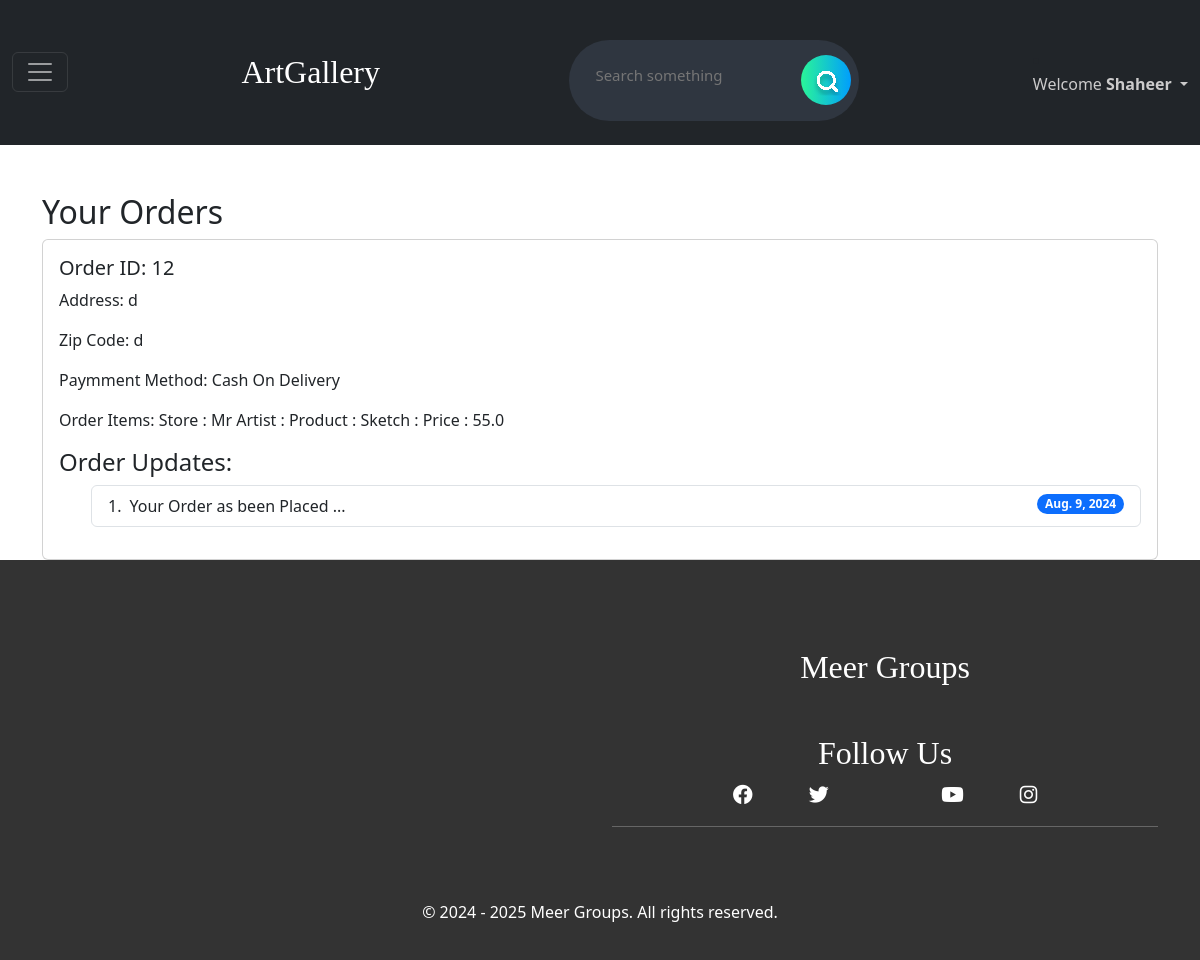
The page /tracker (signed in) on the database its author committed.
### Shop/models.py (models this page shows, shortened)
class CustomUser(AbstractBaseUser, PermissionsMixin):
    email = LowercaseEmailField(_('email address'), unique=True)
    name = models.CharField(max_length=255)
    is_staff = models.BooleanField(default=False)
    is_active = models.BooleanField(default=True)
    date_joined = models.DateTimeField(default=timezone.now)
    phone_regex = RegexValidator( regex = r'^\d{10}$',message = "phone number should exactly be in 10 digits")
    phone = models.CharField(max_length=255, validators=[phone_regex], blank = True, null=True)
    class Types(models.TextChoices):
        SELLER = "Seller", "SELLER"
        CUSTOMER = "Customer", "CUSTOMER"
    default_type = Types.CUSTOMER
    type = MultiSelectField(choices=Types.choices, default=[], null=True, blank=True)
    USERNAME_FIELD = 'email'
    REQUIRED_FIELDS = []
    objects = CustomUserManager()

class Order(models.Model):
    Order_id = models.AutoField(primary_key=True)
    item_json = models.CharField(max_length=10000)
    User = models.ForeignKey(CustomUser,on_delete=models.CASCADE)
    Address = models.CharField(max_length=100)
    Zip_Code = models.CharField(max_length=100)
    order_Method = models.BooleanField(default=False)

class order_update(models.Model):
    update_id = models.AutoField(primary_key=True)
    order = models.ForeignKey(Order, on_delete=models.CASCADE, related_name='order_updates')
    order_Status = models.CharField(max_length=1000)
    order_time = models.DateField(auto_now_add=True)

### Shop/views.py (the view)
# urls.py: path('tracker', views.tracker, name='track'),
def tracker(request):
    if request.user.is_authenticated:
        user_orders = Order.objects.filter(User=request.user).prefetch_related('order_updates')
        context = {
            'user_orders': user_orders,
        }
        return render(request, 'tracker.html', context)
    else:
        return redirect('login')

### Shop/templates/tracker.html (shortened to what this page needs)
{% extends 'basic.html' %}
{% block body %}
<div class="container mt-5">
    <h2>Your Orders</h2>
    <div id="orderCarousel" class="carousel slide" data-bs-ride="carousel">
        <div class="carousel-inner">
            {% for order in user_orders %}
            <div class="carousel-item {% if forloop.first %}active{% endif %}">
                <div class="card">
                    <div class="card-body">
                        <h5 class="card-title">Order ID: {{ order.Order_id }}</h5>
                        <p class="card-text">Address: {{ order.Address }}</p>
                        <p class="card-text">Zip Code: {{ order.Zip_Code }}</p>
                        <p class="card-text">Paymment Method: {% if order.order_Method %}Bank Transfer{% else %}Cash On
                            Delivery{% endif %}</p>
                        <p class="card-text">Order Items: {{ order.item_json }}</p>
                        <h4>Order Updates:</h4>
                        <ul>
                            <ol class="list-group list-group-numbered">
                                {% for update in order.order_updates.all %}
                                <li class="list-group-item d-flex justify-content-between align-items-start">
                                    <div class="ms-2 me-auto">
                                        {{ update.order_Status }}
                                    </div>
                                    <span class="badge text-bg-primary rounded-pill">{{ update.order_time }}</span>
                                </li>
                                {% endfor %}
                            </ol>
                        </ul>
                    </div>
                </div>
            </div>
            {% endfor %}
        </div>
        <button class="carousel-control-prev" type="button" data-bs-target="#orderCarousel" data-bs-slide="prev">
            <span class="carousel-control-prev-icon" aria-hidden="true"></span>
        </button>
        <button class="carousel-control-next" type="button" data-bs-target="#orderCarousel" data-bs-slide="next">
            <span class="carousel-control-next-icon" aria-hidden="true"></span>
        </button>
    </div>
</div>
{% endblock %}

### Shop/templates/basic.html (shortened to what this page needs)
{% load static%}
<!doctype html>
<html lang="en">
<head>
  <link href="https://cdn.jsdelivr.net/npm/bootstrap@5.3.2/dist/css/bootstrap.min.css" rel="stylesheet"
>
  <link rel="stylesheet" href="https://cdnjs.cloudflare.com/ajax/libs/font-awesome/6.0.0/css/all.min.css">
  <link rel="stylesheet" href="static/basic.css">
</head>
<body class="loading">
  <nav class="navbar navbar-dark bg-dark py-4">
    <div class="container-fluid">
      <button class="navbar-toggler" type="button" data-bs-toggle="offcanvas" data-bs-target="#offcanvasDarkNavbar"
        aria-controls="offcanvasDarkNavbar" aria-label="Toggle navigation">
        <span class="navbar-toggler-icon"></span>
      </button>
      <a class="navbar-brand heading" href="/">ArtGallery</a>
      <form class="d-flex mt-3" role="search" method="search" action="/search">
        <div class="searchBox">
          <input class="searchInput" type="search" name="query" id="query" placeholder="Search something">
          <button class="searchButton" type="submit">
          </button>
        </div>
      </form>
      {% if user.is_authenticated %}
      <li class="nav-item dropdown">
        <a class="nav-link dropdown-toggle" href="#" role="button" data-bs-toggle="dropdown" aria-expanded="false"
          style="color: #cccbcb;">
          Welcome <b>{{request.user.name}}</b>
        </a>
      </li>
      {% else %}
      <button onclick="openModal('authModal')">Login</button>
      {% endif %}
    </div>
  </nav>
  {% block body %}{% endblock %}
  <footer>
    <div class="container">
      <div class="row">
        <div class="col-md-6">
          <div id="map">
          </div>
        </div>
        <div class="col-md-6 social-links">
          <h4 class="heading mt-5">Meer Groups</h4>
          <h3 class="heading mt-5">Follow Us</h3>
          <a href="https://www.facebook.com/yourpage" target="_blank" title="Shaheer Ul Islam"><i
              class="fab fa-facebook mx-3"></i></a>
          <a href="https://www.facebook.com/yourpage" target="_blank" title="Shaheer Ul Islam"><i
              class="fab fa-twitter mx-3"></i></a>
          <a href="https://www.facebook.com/yourpage" target="_blank" title="Shaheer Ul Islam"></a>
          <a href="https://www.facebook.com/yourpage" target="_blank" title="Shaheer Ul Islam"><i
              class="fab fa-youtube mx-3"></i></a>
          <a href="https://www.facebook.com/yourpage" target="_blank" title="Shaheer Ul Islam"><i
              class="fab fa-instagram mx-3"></i></a>
          <hr>
        </div>
      </div>
      <p>&copy; 2024 - 2025 Meer Groups. All rights reserved.</p>
    </div>
  </footer>
</body>
</html>

### static/basic.css (style rules this page uses)
.searchBox { display: flex; max-width: 290px; align-items: center; justify-content: space-between; gap: 8px; background: #2f3640; border-radius: 50px; position: relative; }
.searchButton { color: white; position: absolute; right: 8px; width: 50px; height: 50px; border-radius: 50%; background: var(--gradient-2, linear-gradient(90deg, #2AF598 0%, #009EFD 100%)); border: 0; display: inline-block; transition: all 300ms cubic-bezier(.23, 1, 0.32, 1); }
.searchInput { border: none; background: none; outline: none; color: white; font-size: 15px; padding: 24px 46px 24px 26px; }
.navbar { position: unset; }
.heading { font-family: 'Press Start 2P'; font-size: xx-large; }
footer { background-color: #333; color: #fff; padding: 20px; text-align: center; }
#map { height: 300px; margin-top: 20px; }
.social-links { margin-top: 20px; }
.social-links a { color: #fff; text-decoration: none; font-size: 20px; margin: 0 10px; }
form { display: flex; flex-direction: column; }
input { padding: 10px; margin-bottom: 10px; border: 1px solid #ccc; border-radius: 4px; }
button { padding: 12px; background-color: #4caf50; color: #fff; border: none; border-radius: 4px; cursor: pointer; }

### rows shown on the page
CustomUser: user.name "Shaheer"
Order: Order_id "12", Address "d", Zip_Code "d", order_Method "Cash On Delivery", item_json "Store : Mr Artist : Product : Sketch : Price : 55.0"
order_update: order_Status "Your Order as been Placed ...", order_time "Aug. 9, 2024"
